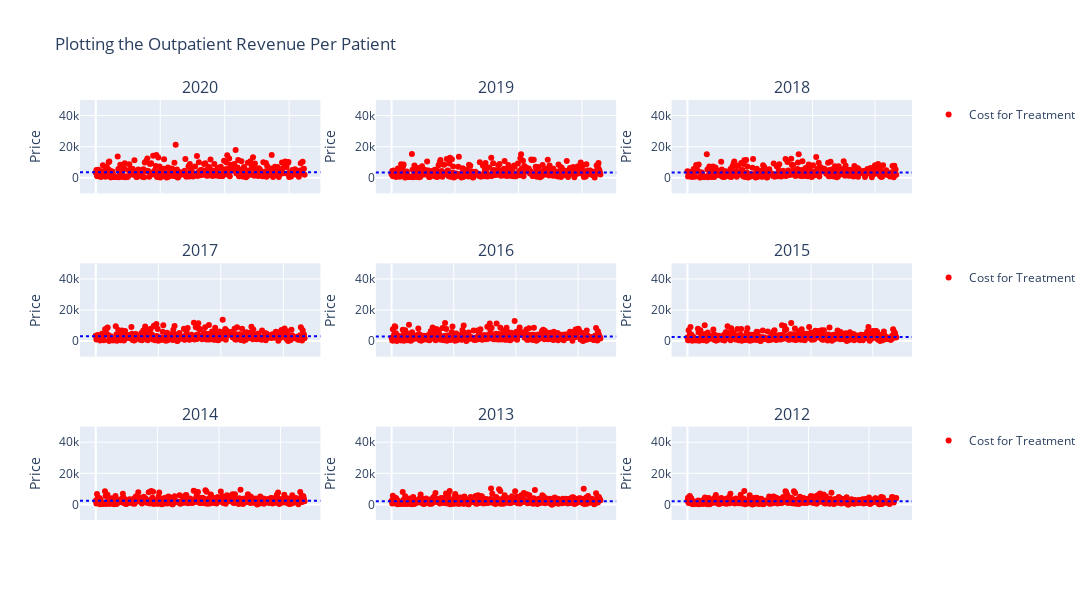

Notebook cell for this chart:
### Markdown cell above
Graphing Outpatient Value over Time

### Code cell
fig = make_subplots(rows=3, cols=3, subplot_titles = ("2020", "2019", "2018", "2017", "2016", "2015", "2014", "2013", "2012"))

oplinearregressdata.append(statistics.median(optnet2020))
oplinearregressdata.append(statistics.median(optnet2019))
oplinearregressdata.append(statistics.median(optnet2018))
oplinearregressdata.append(statistics.median(optnet2017))
oplinearregressdata.append(statistics.median(optnet2016))
oplinearregressdata.append(statistics.median(optnet2015))
oplinearregressdata.append(statistics.median(optnet2014))
oplinearregressdata.append(statistics.median(optnet2013))
oplinearregressdata.append(statistics.median(optnet2012))

optscatter2020 = go.Scatter(x = optnum2020, y = optnet2020, mode = "markers", marker = dict(color = "red"), legendgroup = "1", name = "Cost for Treatment")
optscatter2019 = go.Scatter(x = optnum2019, y = optnet2019, mode = "markers", marker = dict(color = "red"), showlegend = False)
optscatter2018 = go.Scatter(x = optnum2018, y = optnet2018, mode = "markers", marker = dict(color = "red"), showlegend = False)
optscatter2017 = go.Scatter(x = optnum2017, y = optnet2017, mode = "markers", marker = dict(color = "red"), legendgroup = "4", name = "Cost for Treatment")
optscatter2016 = go.Scatter(x = optnum2016, y = optnet2016, mode = "markers", marker = dict(color = "red"), showlegend = False)
optscatter2015 = go.Scatter(x = optnum2015, y = optnet2015, mode = "markers", marker = dict(color = "red"), showlegend = False)
optscatter2014 = go.Scatter(x = optnum2014, y = optnet2014, mode = "markers", marker = dict(color = "red"), legendgroup = "7", name = "Cost for Treatment")
optscatter2013 = go.Scatter(x = optnum2013, y = optnet2013, mode = "markers", marker = dict(color = "red"), showlegend = False)
optscatter2012 = go.Scatter(x = optnum2012, y = optnet2012, mode = "markers", marker = dict(color = "red"), showlegend = False)

fig.append_trace(optscatter2020, row=1, col=1)
fig.append_trace(optscatter2019, row=1, col=2)
fig.append_trace(optscatter2018, row=1, col=3)
fig.append_trace(optscatter2017, row=2, col=1)
fig.append_trace(optscatter2016, row=2, col=2)
fig.append_trace(optscatter2015, row=2, col=3)
fig.append_trace(optscatter2014, row=3, col=1)
fig.append_trace(optscatter2013, row=3, col=2)
fig.append_trace(optscatter2012, row=3, col=3)

fig.add_hline(y=statistics.median(optnet2020), line_dash="dot", row=1, col=1, line_color="#0000FF", line_width=2)
fig.add_hline(y=statistics.median(optnet2019), line_dash="dot", row=1, col=2, line_color="#0000FF", line_width=2)
fig.add_hline(y=statistics.median(optnet2018), line_dash="dot", row=1, col=3, line_color="#0000FF", line_width=2)
fig.add_hline(y=statistics.median(optnet2017), line_dash="dot", row=2, col=1, line_color="#0000FF", line_width=2)
fig.add_hline(y=statistics.median(optnet2016), line_dash="dot", row=2, col=2, line_color="#0000FF", line_width=2)
fig.add_hline(y=statistics.median(optnet2015), line_dash="dot", row=2, col=3, line_color="#0000FF", line_width=2)
fig.add_hline(y=statistics.median(optnet2014), line_dash="dot", row=3, col=1, line_color="#0000FF", line_width=2)
fig.add_hline(y=statistics.median(optnet2013), line_dash="dot", row=3, col=2, line_color="#0000FF", line_width=2)
fig.add_hline(y=statistics.median(optnet2012), line_dash="dot", row=3, col=3, line_color="#0000FF", line_width=2)

fig.update_layout(title = "Plotting the Outpatient Revenue Per Patient", width = 2400, height = 600, yaxis1_title = "Price", yaxis2_title = "Price", yaxis3_title = "Price", yaxis4_title = "Price", yaxis5_title = "Price", yaxis6_title = "Price", yaxis7_title = "Price", yaxis8_title = "Price", yaxis9_title = "Price", legend_tracegroupgap = 144)
fig.update_yaxes(tickvals=[0, 20000, 40000], range = [-10000, 50000])
fig.update_xaxes(showticklabels=False)

fig.show()

### Figure 1 — Plotly figure (JSON) as saved in the notebook; plotly's stock layout.template omitted (floating-point values rounded to 4 significant figures; data arrays with more than 128 entries replaced by an {"elided": "..."} marker saying what was removed)
{"data": [{"legendgroup": "1", "marker": {"color": "red"}, "mode": "markers", "name": "Cost for Treatment", "type": "scatter", "x": {"elided": "325 int values"}, "xaxis": "x", "y": {"elided": "325 int values"}, "yaxis": "y"}, {"marker": {"color": "red"}, "mode": "markers", "showlegend": false, "type": "scatter", "x": {"elided": "330 int values"}, "xaxis": "x2", "y": {"elided": "330 int values"}, "yaxis": "y2"}, {"marker": {"color": "red"}, "mode": "markers", "showlegend": false, "type": "scatter", "x": {"elided": "335 int values"}, "xaxis": "x3", "y": {"elided": "335 int values"}, "yaxis": "y3"}, {"legendgroup": "4", "marker": {"color": "red"}, "mode": "markers", "name": "Cost for Treatment", "type": "scatter", "x": {"elided": "335 int values"}, "xaxis": "x4", "y": {"elided": "335 int values"}, "yaxis": "y4"}, {"marker": {"color": "red"}, "mode": "markers", "showlegend": false, "type": "scatter", "x": {"elided": "337 int values"}, "xaxis": "x5", "y": {"elided": "337 int values"}, "yaxis": "y5"}, {"marker": {"color": "red"}, "mode": "markers", "showlegend": false, "type": "scatter", "x": {"elided": "339 int values"}, "xaxis": "x6", "y": {"elided": "339 int values"}, "yaxis": "y6"}, {"legendgroup": "7", "marker": {"color": "red"}, "mode": "markers", "name": "Cost for Treatment", "type": "scatter", "x": {"elided": "340 int values"}, "xaxis": "x7", "y": {"elided": "340 int values"}, "yaxis": "y7"}, {"marker": {"color": "red"}, "mode": "markers", "showlegend": false, "type": "scatter", "x": {"elided": "339 int values"}, "xaxis": "x8", "y": {"elided": "339 int values"}, "yaxis": "y8"}, {"marker": {"color": "red"}, "mode": "markers", "showlegend": false, "type": "scatter", "x": {"elided": "346 int values"}, "xaxis": "x9", "y": {"elided": "346 int values"}, "yaxis": "y9"}], "layout": {"annotations": [{"font": {"size": 16}, "showarrow": false, "text": "2020", "x": 0.1444, "xanchor": "center", "xref": "paper", "y": 1, "yanchor": "bottom", "yref": "paper"}, {"font": {"size": 16}, "showarrow": false, "text": "2019", "x": 0.5, "xanchor": "center", "xref": "paper", "y": 1, "yanchor": "bottom", "yref": "paper"}, {"font": {"size": 16}, "showarrow": false, "text": "2018", "x": 0.8556, "xanchor": "center", "xref": "paper", "y": 1, "yanchor": "bottom", "yref": "paper"}, {"font": {"size": 16}, "showarrow": false, "text": "2017", "x": 0.1444, "xanchor": "center", "xref": "paper", "y": 0.6111, "yanchor": "bottom", "yref": "paper"}, {"font": {"size": 16}, "showarrow": false, "text": "2016", "x": 0.5, "xanchor": "center", "xref": "paper", "y": 0.6111, "yanchor": "bottom", "yref": "paper"}, {"font": {"size": 16}, "showarrow": false, "text": "2015", "x": 0.8556, "xanchor": "center", "xref": "paper", "y": 0.6111, "yanchor": "bottom", "yref": "paper"}, {"font": {"size": 16}, "showarrow": false, "text": "2014", "x": 0.1444, "xanchor": "center", "xref": "paper", "y": 0.2222, "yanchor": "bottom", "yref": "paper"}, {"font": {"size": 16}, "showarrow": false, "text": "2013", "x": 0.5, "xanchor": "center", "xref": "paper", "y": 0.2222, "yanchor": "bottom", "yref": "paper"}, {"font": {"size": 16}, "showarrow": false, "text": "2012", "x": 0.8556, "xanchor": "center", "xref": "paper", "y": 0.2222, "yanchor": "bottom", "yref": "paper"}], "height": 600, "legend": {"tracegroupgap": 144}, "shapes": [{"line": {"color": "#0000FF", "dash": "dot", "width": 2}, "type": "line", "x0": 0, "x1": 1, "xref": "x domain", "y0": 3631, "y1": 3631, "yref": "y"}, {"line": {"color": "#0000FF", "dash": "dot", "width": 2}, "type": "line", "x0": 0, "x1": 1, "xref": "x2 domain", "y0": 3422, "y1": 3422, "yref": "y2"}, {"line": {"color": "#0000FF", "dash": "dot", "width": 2}, "type": "line", "x0": 0, "x1": 1, "xref": "x3 domain", "y0": 3332, "y1": 3332, "yref": "y3"}, {"line": {"color": "#0000FF", "dash": "dot", "width": 2}, "type": "line", "x0": 0, "x1": 1, "xref": "x4 domain", "y0": 3059, "y1": 3059, "yref": "y4"}, {"line": {"color": "#0000FF", "dash": "dot", "width": 2}, "type": "line", "x0": 0, "x1": 1, "xref": "x5 domain", "y0": 2925, "y1": 2925, "yref": "y5"}, {"line": {"color": "#0000FF", "dash": "dot", "width": 2}, "type": "line", "x0": 0, "x1": 1, "xref": "x6 domain", "y0": 2580, "y1": 2580, "yref": "y6"}, {"line": {"color": "#0000FF", "dash": "dot", "width": 2}, "type": "line", "x0": 0, "x1": 1, "xref": "x7 domain", "y0": 2318.0, "y1": 2318.0, "yref": "y7"}, {"line": {"color": "#0000FF", "dash": "dot", "width": 2}, "type": "line", "x0": 0, "x1": 1, "xref": "x8 domain", "y0": 2101, "y1": 2101, "yref": "y8"}, {"line": {"color": "#0000FF", "dash": "dot", "width": 2}, "type": "line", "x0": 0, "x1": 1, "xref": "x9 domain", "y0": 2024.0, "y1": 2024.0, "yref": "y9"}], "title": {"text": "Plotting the Outpatient Revenue Per Patient"}, "width": 2400, "xaxis": {"anchor": "y", "domain": [0, 0.2889], "showticklabels": false}, "xaxis2": {"anchor": "y2", "domain": [0.3556, 0.6444], "showticklabels": false}, "xaxis3": {"anchor": "y3", "domain": [0.7111, 1], "showticklabels": false}, "xaxis4": {"anchor": "y4", "domain": [0, 0.2889], "showticklabels": false}, "xaxis5": {"anchor": "y5", "domain": [0.3556, 0.6444], "showticklabels": false}, "xaxis6": {"anchor": "y6", "domain": [0.7111, 1], "showticklabels": false}, "xaxis7": {"anchor": "y7", "domain": [0, 0.2889], "showticklabels": false}, "xaxis8": {"anchor": "y8", "domain": [0.3556, 0.6444], "showticklabels": false}, "xaxis9": {"anchor": "y9", "domain": [0.7111, 1], "showticklabels": false}, "yaxis": {"anchor": "x", "domain": [0.7778, 1], "range": [-10000, 50000], "tickvals": [0, 20000, 40000], "title": {"text": "Price"}}, "yaxis2": {"anchor": "x2", "domain": [0.7778, 1], "range": [-10000, 50000], "tickvals": [0, 20000, 40000], "title": {"text": "Price"}}, "yaxis3": {"anchor": "x3", "domain": [0.7778, 1], "range": [-10000, 50000], "tickvals": [0, 20000, 40000], "title": {"text": "Price"}}, "yaxis4": {"anchor": "x4", "domain": [0.3889, 0.6111], "range": [-10000, 50000], "tickvals": [0, 20000, 40000], "title": {"text": "Price"}}, "yaxis5": {"anchor": "x5", "domain": [0.3889, 0.6111], "range": [-10000, 50000], "tickvals": [0, 20000, 40000], "title": {"text": "Price"}}, "yaxis6": {"anchor": "x6", "domain": [0.3889, 0.6111], "range": [-10000, 50000], "tickvals": [0, 20000, 40000], "title": {"text": "Price"}}, "yaxis7": {"anchor": "x7", "domain": [0, 0.2222], "range": [-10000, 50000], "tickvals": [0, 20000, 40000], "title": {"text": "Price"}}, "yaxis8": {"anchor": "x8", "domain": [0, 0.2222], "range": [-10000, 50000], "tickvals": [0, 20000, 40000], "title": {"text": "Price"}}, "yaxis9": {"anchor": "x9", "domain": [0, 0.2222], "range": [-10000, 50000], "tickvals": [0, 20000, 40000], "title": {"text": "Price"}}}}
